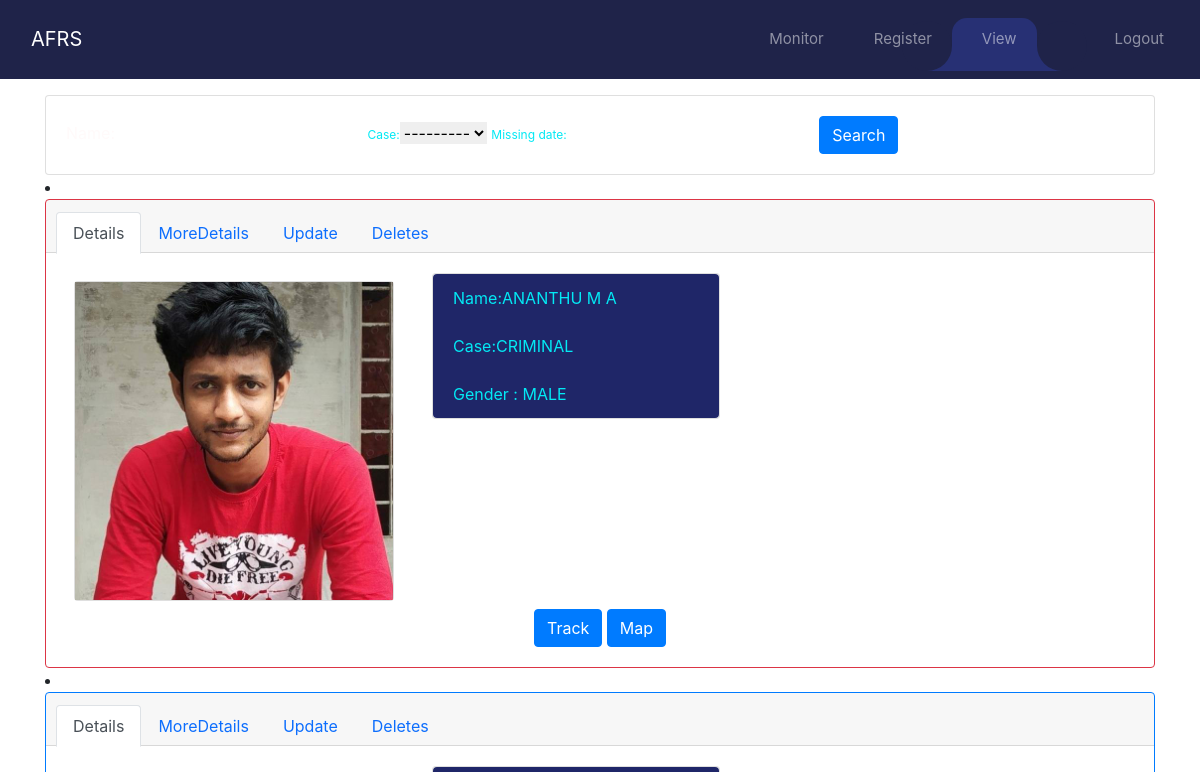
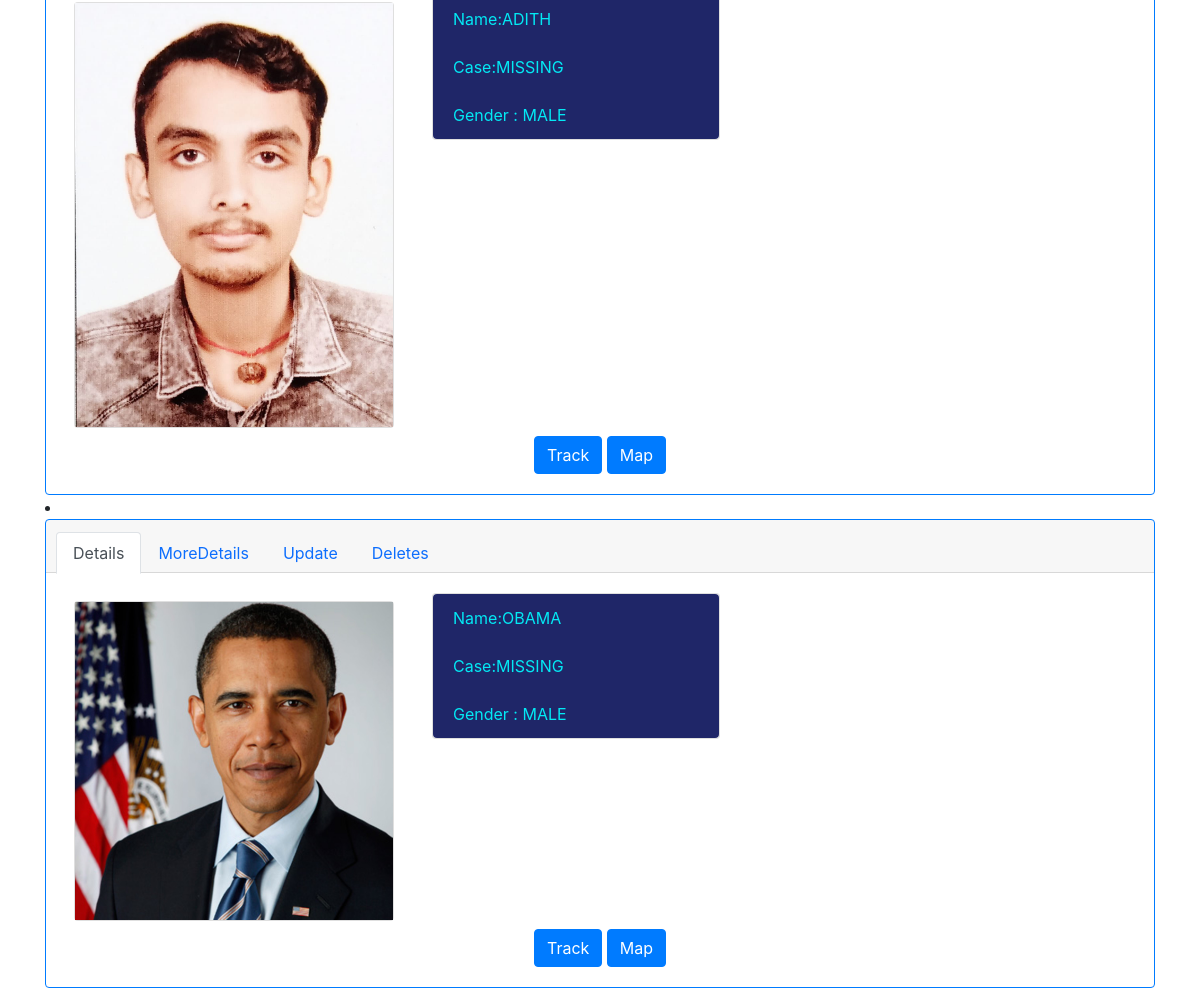
Before: /index/ (signed in) with the older database file (2 pictures, top to bottom).
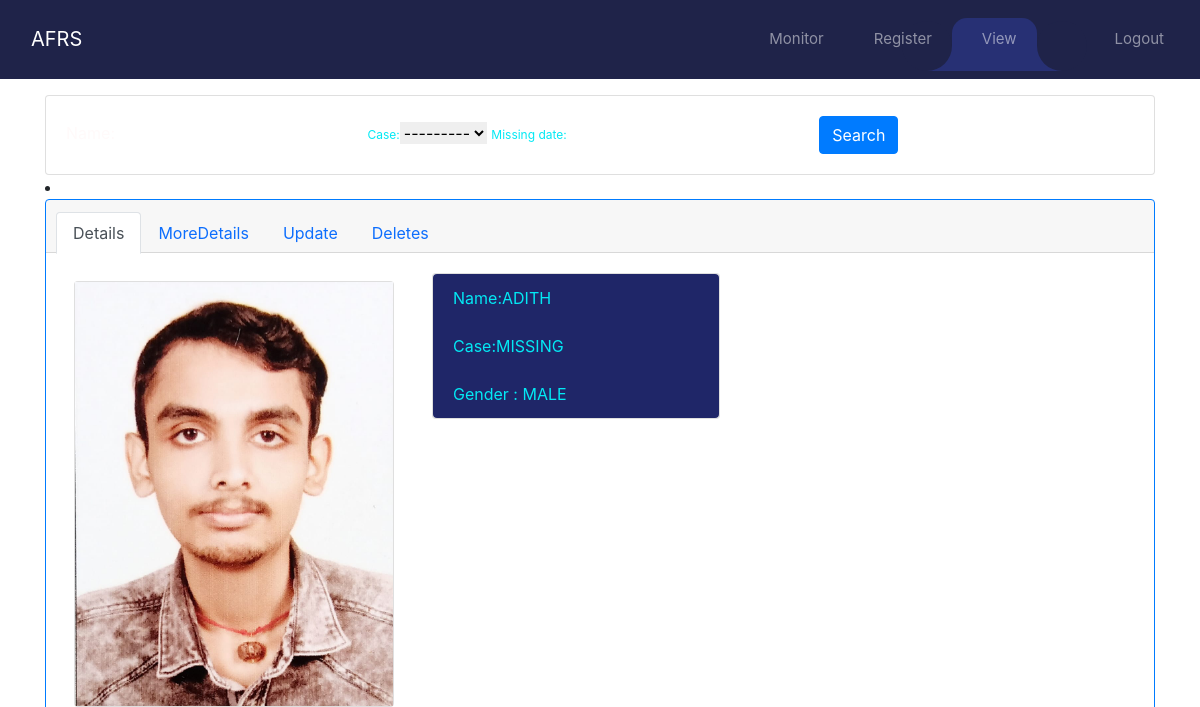
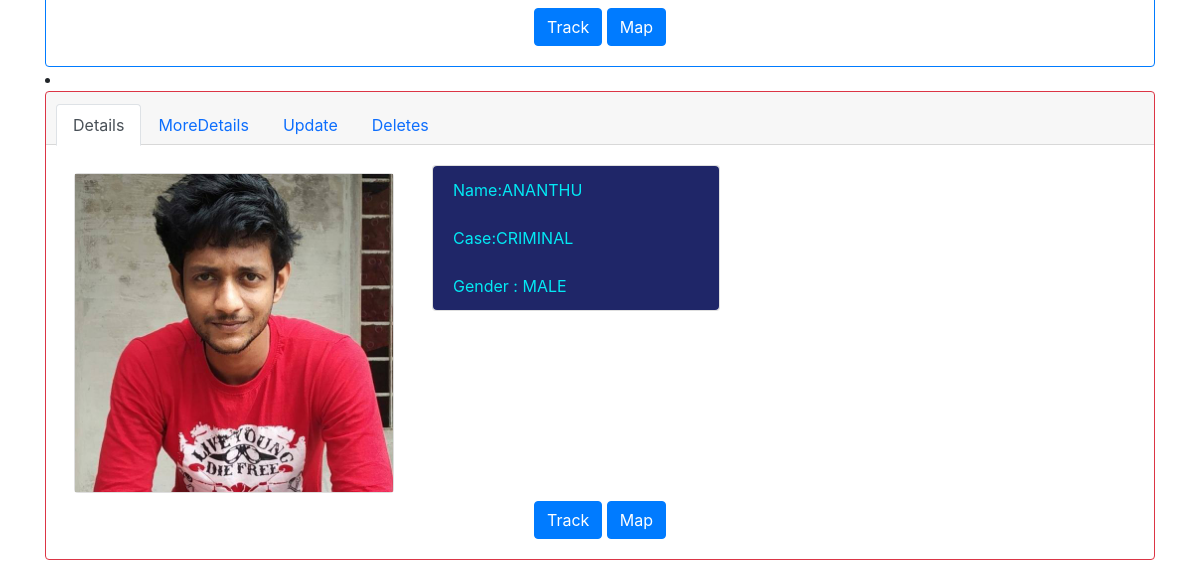
After: the same page with the newer database file (2 pictures, top to bottom).
### faceuploader/models.py (models this page shows)
class Face_image(models.Model):
    FCHOICES = (
        ('MISSING', 'Missing'),
        ('CRIMINAL', 'Criminal'),
    )
    photo = models.ImageField(upload_to="train_image")
    name = models.CharField(max_length=30)
    created = models.DateTimeField(auto_now_add=True, null=True)
    updated = models.DateTimeField(auto_now=True)
    dob = models.DateField()
    GCHOICES = (
        ('FEMALE', 'Female'),
        ('MALE', 'Male'),
    )
    gender = models.CharField(choices=GCHOICES, max_length=20, default='none')
    case = models.CharField(choices=FCHOICES, max_length=20, default='Missing')
    address = models.CharField(max_length=200, default='')
    missing_date = models.DateTimeField(default=now, blank=True)
    incident_location = models.CharField(max_length=200, default='')
    description = models.TextField(max_length=200, default='no data')
    def __str__(self):
        return f"{self.name}-{self.id}"

### faceuploader/views.py (the view)
# urls.py: path('index/', views.face_uploader_index, name='index'),
@login_required
def face_uploader_index(request):
    print("#########showing rquest##########")
    face_images = Face_image.objects.all()
    print(request.GET)
    myFilter = OrderFilter(request.GET, queryset=face_images)
    print("###################")
    print(myFilter)
    face_images = myFilter.qs
    print("###################")
    print(face_images)
    return render(request, 'faceuploader/main.html',   {
        'face_images': face_images,
        'myFilter': myFilter,
    }
    )

### faceuploader/templates/faceuploader/main.html (shortened to what this page needs)
{% extends "base.html" %}
{% load crispy_forms_tags %}
{% block content %}
<div class="row">
<div class="col">
<div class="card card-body" >
  <form action="{%url 'faceuploader:index' %}"action="GET">
{{myFilter.form}}
    <button  class ="btn btn-primary" type="submit">Search</button>
  </form>
</div>
</div>
</div>
{% for prs in face_images %}
<li>
  <div class="card text-center {% if prs.case == 'CRIMINAL' %}border-danger{% else %} border-primary{% endif%} ">
    <div class="card-header">
      <ul class="nav nav-tabs card-header-tabs">
        <li class="nav-item">
          <a class="nav-link active" href="#">Details</a>
        </li>
        <li class="nav-item">
          <a class="nav-link " href="{% url 'faceuploader:detail_face_uploader' pk=prs.id %}">MoreDetails</a>
        </li>
        <li class="nav-item">
          <a class="nav-link" href="{% url 'faceuploader:update_face_uploader' pk=prs.id %}">Update</a>
        </li>
        <li class="nav-item ">
          <a class="nav-link " href="{% url 'faceuploader:delete_face_uploader' pk=prs.id %}">Deletes</a>
        </li>
      </ul>
    </div>
    <div class="card-body " >
      <div class="row">
      <div class="col-sm-4">
        <div class="card m-2" >
          <img class="card-img-left" src="{{prs.photo.url}}"alt="Card image cap">
        </div>
      </div>
      <div class="col-sm-2">
      <div class="card" style="width: 18rem;">
        <ul class="list-group list-group-flush d-flex">
          <li class="list-group-item d-flex">Name:{{prs.name|upper}}</li>
          <li class="list-group-item d-flex">Case:{{prs.case}}</li>
          <li class="list-group-item d-flex">Gender : {{prs.gender}}</li>
        </ul>
      </div>
    </div>
  </div>
   <a href="{% url 'faceuploader:track' pk=prs.id %}" class="btn btn-primary">Track</a>
   <a href="{% url 'faceuploader:map' pk=prs.id %}" class="btn btn-primary">Map</a>
    </div>
  </div>
  </li>
{% endfor %}
{% endblock content %}

### templates/base.html (shortened to what this page needs)
{% load static %}
<!doctype html>
<html lang="en">
  <head>
    <link href="https://cdn.jsdelivr.net/npm/bootstrap@5.0.0-beta2/dist/css/bootstrap.min.css" rel="stylesheet">
    <link rel="stylesheet" href="{% static 'style.css' %}">
  </head>
  <body>
    {% include 'navbar.html' %}
    <div class="container mt-3 mb-3">
        {% block content %}
        {% endblock content %}
    </div>
  </body>
</html>

### templates/navbar.html (shortened to what this page needs)
{% load static %}
{% url 'faceuploader:monitor' as path_to_monitor %}
{% url 'faceuploader:create_face_uploader' as path_to_uploader %}
{% url 'faceuploader:index' as path_to_face_upload_index %}
{% url 'logout' as path_to_logout %}
<link rel="stylesheet" href="https://maxcdn.bootstrapcdn.com/bootstrap/4.0.0/css/bootstrap.min.css">
<nav class="navbar navbar-expand-custom navbar-mainbg">
        <a class="navbar-brand navbar-logo" href="#">AFRS</a>
        <div class="collapse navbar-collapse" id="navbarSupportedContent">
            <ul class="navbar-nav ml-auto">
                <div class="hori-selector"><div class="left"></div><div class="right"></div></div>
                <li class="nav-item">
                    <a class="nav-link  {% if request.path == path_to_monitor %}active{% endif %}" href="{{path_to_monitor}}">Monitor</a>
                </li>
       <li class="nav-item ">
                    <a class="nav-link {% if request.path == path_to_uploader %}active{% endif %}" href="{{path_to_uploader}}">Register</a>
                </li>
       <li class="nav-item ">
                    <a class="nav-link {% if request.path == path_to_face_upload_index %}active{% endif %}" href="{{path_to_face_upload_index}}">View</a>
                </li>
                <li class="nav-item pl-5">
                    <a class="nav-link {% if request.path == path_to_logout %}active{% endif %}" href="{{path_to_logout}}">Logout</a>
                </li>
            </ul>
        </div>
    </nav>

### static/style.css (style rules this page uses)
body { font-family: "Roboto", sans-serif; background: #273074; }
* { margin: 0; padding: 0; }
.navbar-logo { padding: 15px; color: #fff; }
.navbar-mainbg { background-color: #1f2349; padding: 0px; }
#navbarSupportedContent { overflow: hidden; position: relative; }
#navbarSupportedContent ul { padding: 0px; margin: 0px; }
#navbarSupportedContent li { list-style-type: none; float: left; }
#navbarSupportedContent ul li a { color: rgba(255, 255, 255, 0.5); text-decoration: none; font-size: 15px; display: block; padding: 20px 20px; transition-duration: 0.6s; transition-timing-function: cubic-bezier(0.68, -0.55, 0.265, 1.55); position: relative; }
.hori-selector { display: inline-block; position: absolute; height: 100%; top: 0px; left: 0px; transition-duration: 0.6s; transition-timing-function: cubic-bezier(0.68, -0.55, 0.265, 1.55); background-color: #273074; border-top-left-radius: 15px; border-top-right-radius: 15px; margin-top: 10px; }
.hori-selector .right, .hori-selector .left { position: absolute; width: 25px; height: 25px; background-color: #273074; bottom: 10px; }
.hori-selector .right { right: -25px; }
.hori-selector .left { left: -25px; }
.hori-selector .right:before, .hori-selector .left:before { content: ""; position: absolute; width: 50px; height: 50px; border-radius: 50%; background-color: #1f2349; }
.hori-selector .right:before { bottom: 0; right: -25px; }
.hori-selector .left:before { bottom: 0; left: -25px; }
@media (min-width: 992px) { .navbar-expand-custom { -ms-flex-flow: row nowrap; flex-flow: row nowrap; -ms-flex-pack: start; justify-content: flex-start; } }
@media (min-width: 992px) { .navbar-expand-custom .navbar-nav { -ms-flex-direction: row; flex-direction: row; } }
@media (min-width: 992px) { .navbar-expand-custom .navbar-collapse { display: -ms-flexbox !important; display: flex !important; -ms-flex-preferred-size: auto; flex-basis: auto; } }
* { border: 0; outline: 0; }
label { color: #fffafa; }
.card { background: #1f2349; }
input { font-size: 16px; color: #fff; border-bottom: 1px solid #fff; outline: none; background: transparent; }
input:focus ~ label, input:valid ~ label { left: 0; color: #03e9f4; font-size: 12px; }

### faceuploader/templates/faceuploader/main.html (style rules this page uses)
.list-group-item { background-color: #1f2668; color:#03e9f4 }

Changed rows visible on the page:
removed Face_image: photo (picture), name "ANANTHU M A", case "CRIMINAL", gender "MALE"
removed Face_image: photo (picture), name "OBAMA", case "MISSING", gender "MALE"
added Face_image: photo (picture), name "ANANTHU", case "CRIMINAL", gender "MALE"
